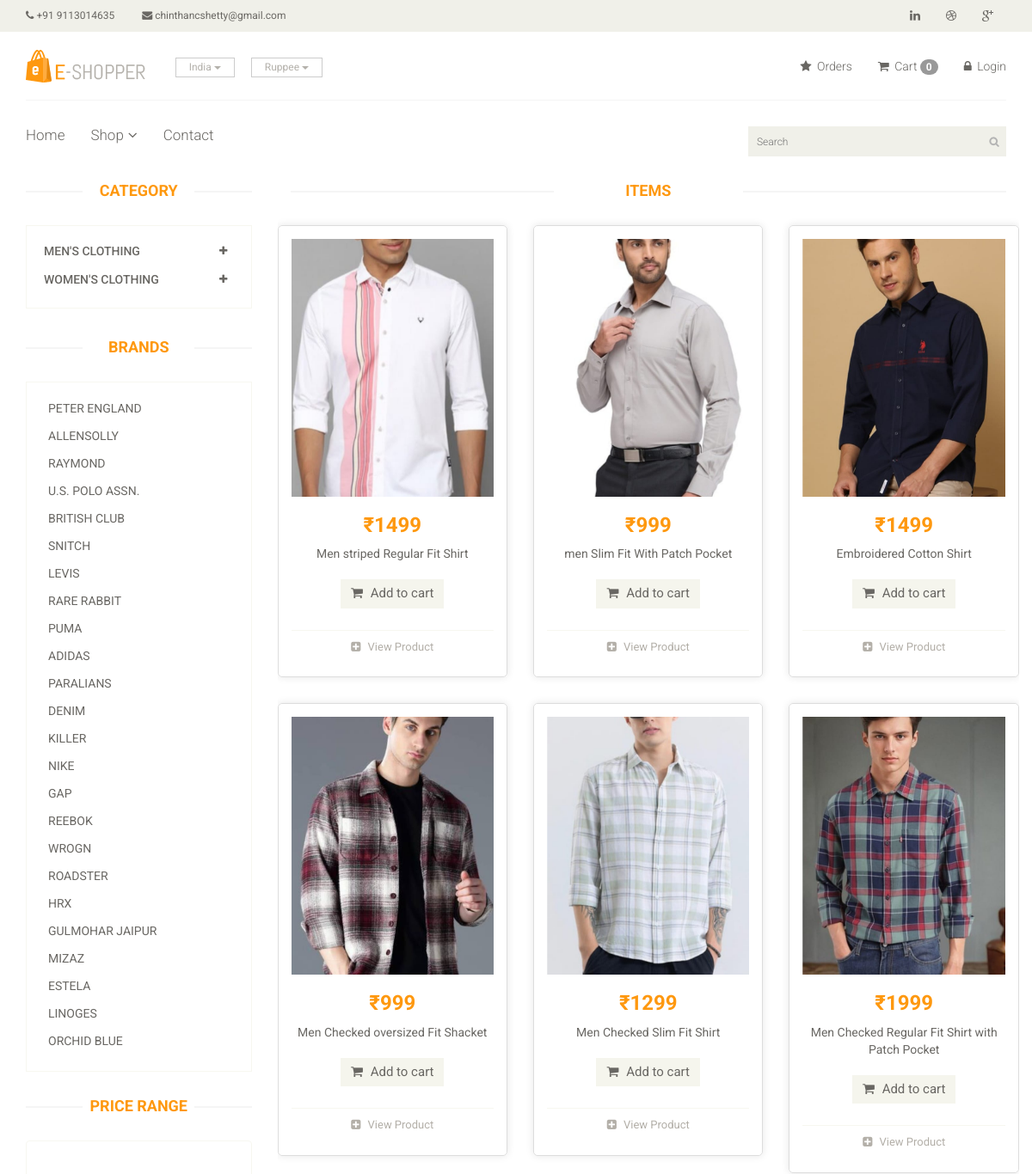
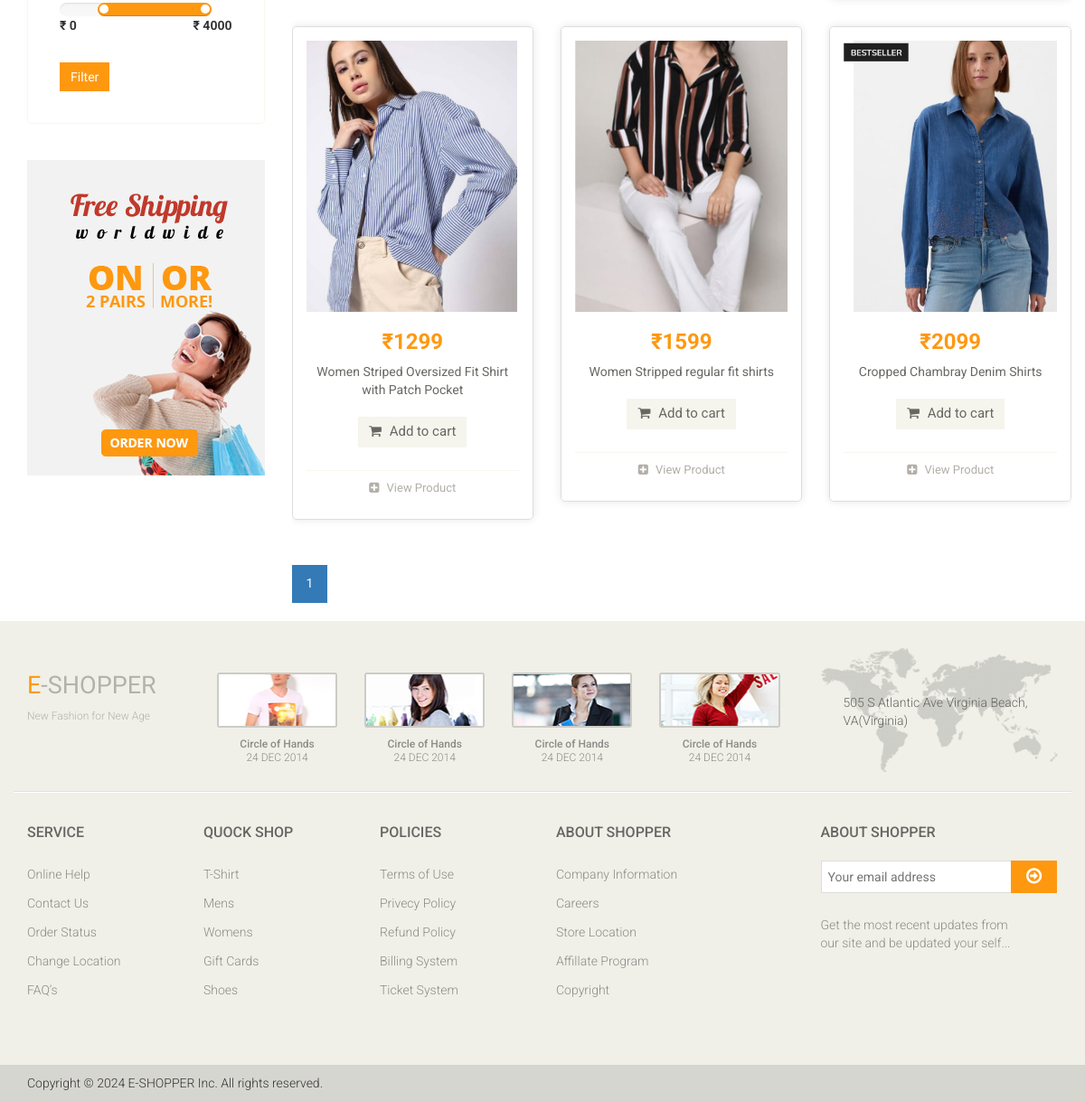
Page /product/?category=7 on the committed database (2 pictures, top to bottom).
### app/models.py (models this page shows, shortened)
class Category(models.Model):
    name = models.CharField(max_length=150)

class Brand(models.Model):
    name=models.CharField(max_length=200)

class Product(models.Model):
    SIZE_CHOICES = [
        ('S', 'Small'),
        ('M', 'Medium'),
        ('L', 'Large'),
        ('XL', 'Extra Large'),
        ('XXL', 'Double Extra Large'),
    ]
    category=models.ForeignKey(Category,on_delete=models.CASCADE,null=False,default='')
    sub_category=models.ForeignKey(Sub_Category,on_delete=models.CASCADE,null=False,default='')
    brand=models.ForeignKey(Brand,on_delete=models.CASCADE,null=True)
    image=models.ImageField(upload_to='ecommerce/ping')
    name=models.CharField(max_length=150)
    price=models.IntegerField()
    date=models.DateField(auto_now_add=True)
    size = models.CharField(max_length=3, choices=SIZE_CHOICES, default='M')  # Add size field

### E_shopper/views.py (the view)
# urls.py: path('product/',views.Product_page,name='product'),
def Product_page(request):
    category = Category.objects.all()
    brand = Brand.objects.all()
    categoryID = request.GET.get('category')
    brandID = request.GET.get('brand')
    price_range = request.GET.get('price_range')
    products = Product.objects.all()
    if categoryID:
        products = products.filter(sub_category=categoryID)
    if brandID:
        products = products.filter(brand=brandID).order_by('-id')
    if price_range:
        min_price, max_price = map(int, price_range.strip('[]').split(','))
        products = products.filter(price__gte=min_price, price__lte=max_price)
    paginator = Paginator(products, 15)  # Show 15 products per page
    page_number = request.GET.get('page')
    page_obj = paginator.get_page(page_number)
    context = {
        'category': category,
        'brand': brand,
        'product': page_obj,  # Pass the page object to the template
    }
    return render(request, 'product.html', context)

### templates/product.html (shortened to what this page needs)
{% extends 'master.html'%}
{% block body%}
<section>
    <div class="container">
        <div class="row">
            <div class="col-sm-3">
                <div class="left-sidebar">
                    <h2>Category</h2>
                    <div class="panel-group category-products" id="accordian">
                        {% for cat in category %}
                        <div class="panel panel-default">
                            <div class="panel-heading">
                                <h4 class="panel-title">
                                    <a data-toggle="collapse" data-parent="#accordian" href="#{{cat.id}}">
                                        <span class="badge pull-right"><i class="fa fa-plus"></i></span>
                                        {{cat.name}}
                                    </a>
                                </h4>
                            </div>
                        </div>
                        {% endfor %}
                    </div>
                    <div class="brands_products">
                        <h2>Brands</h2>
                        <div class="brands-name">
                            <ul class="nav nav-pills nav-stacked">
                                {% for i in brand %}
                                <li><a href="/product/?brand={{i.id}}"> {{i.name}}</a></li>
                                {%endfor%}
                            </ul>
                        </div>
                    </div>
                    <div class="price-range">
                        <h2>Price Range</h2>
                        <div class="well">
                            <form method="GET" action="{% url 'product' %}">
                                <input type="text" class="span2" name="price_range" value="" data-slider-min="0" data-slider-max="4000" data-slider-step="100" data-slider-value="[1000,9000]" id="sl2"><br />
                                <b>₹ 0</b> <b class="pull-right">₹ 4000</b>
                                <div style="margin-top: 15px;">
                                    <button type="submit" class="btn btn-primary">Filter</button>
                                </div>
                            </form>
                        </div>
                    </div>
                    <div class="shipping text-center">
                        <img src="/static/images/home/shipping.jpg" alt="" />
                    </div>
                </div>
            </div>
            <div class="col-sm-9 padding-right">
                <div class="features_items">
                    <h2 class="title text-center"> Items</h2>
                    <div class="row">
                        {% for prod in product %}
                            <div class="col-md-4 col-sm-6 mb-4">
                                <div class="product-image-wrapper">
                                    <div class="single-products">
                                        <div class="productinfo text-center">
                                            <div class="image-container">
                                                <img src="/{{prod.image}}" alt="" class="img-fluid"/>
                                            </div>
                                            <h2>₹{{prod.price}}</h2>
                                            <p>{{prod.name}}</p>
                                            <a href="{% url 'cart_add' prod.id %}" class="btn btn-default add-to-cart" target="_blank">
                                                <i class="fa fa-shopping-cart"></i> Add to cart
                                            </a>
                                        </div>
                                        <div class="product-overlay">
                                            <div class="overlay-content">
                                            </div>
                                        </div>
                                    </div>
                                    <div class="choose">
                                        <ul class="nav nav-pills nav-justified">
                                            <li><a href="{% url 'product_detail' prod.id %}" target="_blank"><i class="fa fa-plus-square"></i> View Product</a></li>
                                        </ul>
                                    </div>
                                </div>
                            </div>
                            {% if forloop.counter|divisibleby:3 %}
                                </div><div class="row">
                            {% endif %}
                        {% endfor %}
                    </div>
                </div>
                <ul class="pagination">
                    {% for num in product.paginator.page_range %}
                        {% if product.number == num %}
                            <li class="active"><a href="?page={{ num }}">{{ num }}</a></li>
                        {% elif num > product.number|add:-3 and num < product.number|add:3 %}
                            <li><a href="?page={{ num }}">{{ num }}</a></li>
                        {% endif %}
                    {% endfor %}
                </ul>
            </div>
        </div>
    </div>
</section>
{% endblock %}

### templates/master.html (shortened to what this page needs)
<!DOCTYPE html>
<html lang="en">
<head>
    {% load static %}
    <link href="/static/css/bootstrap.min.css" rel="stylesheet">
    <link href="/static/css/font-awesome.min.css" rel="stylesheet">
    <link href="/static/css/prettyPhoto.css" rel="stylesheet">
    <link href="/static/css/price-range.css" rel="stylesheet">
    <link href="/static/css/animate.css" rel="stylesheet">
	<link href="/static/css/main.css" rel="stylesheet">
	<link href="/static/css/responsive.css" rel="stylesheet">
</head>
<body>
    <header id="header">
		<div class="header_top">
			<div class="container">
				<div class="row">
					<div class="col-sm-6">
						<div class="contactinfo">
							<ul class="nav nav-pills">
								<li><a href="#"><i class="fa fa-phone"></i> +91 9113014635</a></li>
								<li><a href="#"><i class="fa fa-envelope"></i> chinthancshetty@gmail.com</a></li>
							</ul>
						</div>
					</div>
					<div class="col-sm-6">
						<div class="social-icons pull-right">
							<ul class="nav navbar-nav">
								<li><a href="https://www.linkedin.com/in/chintan-c-shetty-672420281/" target=" blank"><i class="fa fa-linkedin"></i></a></li>
								<li><a href="#"><i class="fa fa-dribbble"></i></a></li>
								<li><a href="https://www.google.com/" target=" blank"><i class="fa fa-google-plus"></i></a></li>
							</ul>
						</div>
					</div>
				</div>
			</div>
		</div>
		<div class="header-middle">
			<div class="container">
				<div class="row">
					<div class="col-sm-4">
						<div class="logo pull-left">
							<a href="{% url 'index' %}"><img src="/static/images/home/logo.png" alt="" /></a>
						</div>
						<div class="btn-group pull-right">
							<div class="btn-group">
								<button type="button" class="btn btn-default dropdown-toggle usa" data-toggle="dropdown">
									India
									<span class="caret"></span>
								</button>
							</div>
							<div class="btn-group">
								<button type="button" class="btn btn-default dropdown-toggle usa" data-toggle="dropdown">
									Ruppee
									<span class="caret"></span>
								</button>
							</div>
						</div>
					</div>
					<div class="col-sm-8">
						<div class="shop-menu pull-right">
							<ul class="nav navbar-nav">
								<li><a href="{% url 'order' %}"><i class="fa fa-star"></i> Orders</a></li>
								<li><a href="{% url 'cart_detail' %}"><i class="fa fa-shopping-cart"></i> Cart <span class="badge text-bg-secondary">{{request.session.cart|length}}</span></a></li>
								{% if user.is_authenticated %}
                                <li>
										<form id="logout-form" method="post" action="{% url 'logout' %}" style="display: none;">
											{% csrf_token %}
										</form>
										<a href="#" onclick="document.getElementById('logout-form').submit();">
											<i class="fa fa-lock"></i> Logout
										</a>
								</li>
								{% else %}
								<li><a href="{% url 'login' %}"><i class="fa fa-lock"></i> Login</a></li>
								{% endif %}
							</ul>
						</div>
					</div>
				</div>
			</div>
		</div>
		<div class="header-bottom">
			<div class="container">
				<div class="row">
					<div class="col-sm-9">
						<div class="mainmenu pull-left">
							<ul class="nav navbar-nav collapse navbar-collapse">
								<li><a href="{% url 'index' %}" >Home</a></li>
								<li class="dropdown"><a href="#">Shop<i class="fa fa-angle-down"></i></a>
                                </li>
								<li><a href="{% url 'contact_page'%}"target="_blank">Contact</a></li>
							</ul>
						</div>
					</div>
					<div class="col-sm-3">
						<form method="get" action="{% url 'search' %}">
							<div class="search_box pull-right">
								<input name="query" type="text" placeholder="Search"/>
							</div>
						</form>
					</div>
				</div>
			</div>
		</div>
	</header>
    {% block body %}{% endblock %}
    <footer id="footer">
		<div class="footer-top">
			<div class="container">
				<div class="row">
					<div class="col-sm-2">
						<div class="companyinfo">
							<h2><span>e</span>-shopper</h2>
							<p>New Fashion for New Age</p>
						</div>
					</div>
					<div class="col-sm-7">
						<div class="col-sm-3">
							<div class="video-gallery text-center">
								<a href="#">
									<div class="iframe-img">
										<img src="/static/images/home/iframe1.png" alt="" />
									</div>
								</a>
								<p>Circle of Hands</p>
								<h2>24 DEC 2014</h2>
							</div>
						</div>
						<div class="col-sm-3">
							<div class="video-gallery text-center">
								<a href="#">
									<div class="iframe-img">
										<img src="/static/images/home/iframe2.png" alt="" />
									</div>
								</a>
								<p>Circle of Hands</p>
								<h2>24 DEC 2014</h2>
							</div>
						</div>
						<div class="col-sm-3">
							<div class="video-gallery text-center">
								<a href="#">
									<div class="iframe-img">
										<img src="/static/images/home/iframe3.png" alt="" />
									</div>
								</a>
								<p>Circle of Hands</p>
								<h2>24 DEC 2014</h2>
							</div>
						</div>
						<div class="col-sm-3">
							<div class="video-gallery text-center">
								<a href="#">
									<div class="iframe-img">
										<img src="/static/images/home/iframe4.png" alt="" />
									</div>
								</a>
								<p>Circle of Hands</p>
								<h2>24 DEC 2014</h2>
							</div>
						</div>
					</div>
					<div class="col-sm-3">
						<div class="address">
							<img src="images/home/map.png" alt="" />
							<p>505 S Atlantic Ave Virginia Beach, VA(Virginia)</p>
						</div>
					</div>
				</div>
			</div>
		</div>
		<div class="footer-widget">
			<div class="container">
				<div class="row">
					<div class="col-sm-2">
						<div class="single-widget">
							<h2>Service</h2>
							<ul class="nav nav-pills nav-stacked">
								<li><a href="#">Online Help</a></li>
								<li><a href="#">Contact Us</a></li>
								<li><a href="#">Order Status</a></li>
								<li><a href="#">Change Location</a></li>
								<li><a href="#">FAQ’s</a></li>
							</ul>
						</div>
					</div>
					<div class="col-sm-2">
						<div class="single-widget">
							<h2>Quock Shop</h2>
							<ul class="nav nav-pills nav-stacked">
								<li><a href="#">T-Shirt</a></li>
								<li><a href="#">Mens</a></li>
								<li><a href="#">Womens</a></li>
								<li><a href="#">Gift Cards</a></li>
								<li><a href="#">Shoes</a></li>
							</ul>
						</div>
					</div>
					<div class="col-sm-2">
						<div class="single-widget">
							<h2>Policies</h2>
							<ul class="nav nav-pills nav-stacked">
								<li><a href="#">Terms of Use</a></li>
								<li><a href="#">Privecy Policy</a></li>
								<li><a href="#">Refund Policy</a></li>
								<li><a href="#">Billing System</a></li>
								<li><a href="#">Ticket System</a></li>
							</ul>
						</div>
					</div>
					<div class="col-sm-2">
						<div class="single-widget">
							<h2>About Shopper</h2>
							<ul class="nav nav-pills nav-stacked">
								<li><a href="#">Company Information</a></li>
								<li><a href="#">Careers</a></li>
								<li><a href="#">Store Location</a></li>
								<li><a href="#">Affillate Program</a></li>
								<li><a href="#">Copyright</a></li>
							</ul>
						</div>
					</div>
					<div class="col-sm-3 col-sm-offset-1">
						<div class="single-widget">
							<h2>About Shopper</h2>
							<form action="#" class="searchform">
								<input type="text" placeholder="Your email address" />
								<button type="submit" class="btn btn-default"><i class="fa fa-arrow-circle-o-right"></i></button>
								<p>Get the most recent updates from <br />our site and be updated your self...</p>
							</form>
						</div>
					</div>
				</div>
			</div>
		</div>
		<div class="footer-bottom">
			<div class="container">
				<div class="row">
					<p class="pull-left">Copyright © 2024 E-SHOPPER Inc. All rights reserved.</p>
				</div>
			</div>
		</div>
	</footer>
</body>
</html>

### templates/product.html (style rules this page uses)
.image-container { height: 300px; overflow: hidden; position: relative; }
.image-container img { position: absolute; top: 50%; left: 50%; width: 100%; height: 100%; object-fit: cover; transform: translate(-50%, -50%); }
.product-image-wrapper { padding: 15px; display: flex; flex-direction: column; justify-content: space-between; border: 1px solid #ddd; border-radius: 5px; box-shadow: 0 0 10px rgba(0,0,0,0.1); }
.product-overlay { background: rgba(0, 0, 0, 0.7); color: #fff; }
.add-to-cart { margin-top: 10px; }
.pagination { text-align: center; margin: 20px 0; padding: 0; list-style: none; }
.pagination li { display: inline; margin: 0 5px; }
.pagination li a { color: #337ab7; padding: 10px 15px; text-decoration: none; border: 1px solid #ddd; border-radius: 4px; }
.pagination li.active a { background-color: #337ab7; color: white; border: 1px solid #337ab7; }

### rows in the picture
Category: name "MEN'S CLOTHING"
Category: name "WOMEN'S CLOTHING"
Brand: name "PETER ENGLAND"
Brand: name "ALLENSOLLY"
Brand: name "RAYMOND"
Brand: name "U.S. POLO ASSN."
Brand: name "BRITISH CLUB"
Brand: name "SNITCH"
Brand: name "LEVIS"
Brand: name "RARE RABBIT"
Brand: name "PUMA"
Brand: name "ADIDAS"
Brand: name "PARALIANS"
Brand: name "DENIM"
Brand: name "KILLER"
Brand: name "NIKE"
Brand: name "GAP"
Brand: name "REEBOK"
Brand: name "WROGN"
Brand: name "ROADSTER"
Brand: name "HRX"
Brand: name "GULMOHAR JAIPUR"
Brand: name "MIZAZ"
Brand: name "ESTELA"
Brand: name "LINOGES"
Brand: name "ORCHID BLUE"
Product: image (picture), price "1499", name "Men striped Regular Fit Shirt"
Product: image (picture), price "999", name "men Slim Fit With Patch Pocket"
Product: image (picture), price "1499", name "Embroidered Cotton Shirt"
Product: image (picture), price "999", name "Men Checked oversized Fit Shacket"
Product: image (picture), price "1299", name "Men Checked Slim Fit Shirt"
Product: image (picture), price "1999", name "Men Checked Regular Fit Shirt with Patch Pocket"
Product: image (picture), price "1299", name "Women Striped Oversized Fit Shirt with Patch Pocket"
Product: image (picture), price "1599", name "Women Stripped regular fit shirts"
Product: image (picture), price "2099", name "Cropped Chambray Denim Shirts"

### other values in the picture
{{ request.session.cart|length }} "0"
{{ num }} "1"
